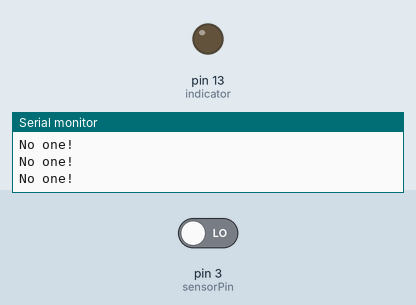
This sketch was run on a simulated Arduino Uno, built with avr-gcc and run on an emulated ATmega328P. On the bench: output pins drawn as LEDs (lit = HIGH), the last lines printed to the serial monitor. The test bench sets the inputs (shaded band); at power-on: pin 3 (sensorPin) LOW.

Above: at 1.8 s.
1.9 s: pin 3 (sensorPin) driven HIGH
At 3.1 s:
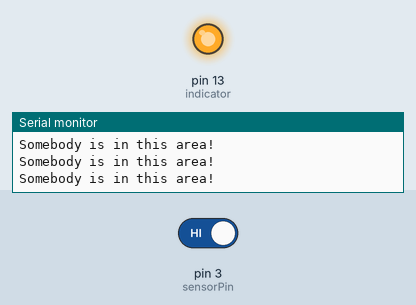
3.5 s: pin 3 (sensorPin) driven LOW
At 4.3 s:
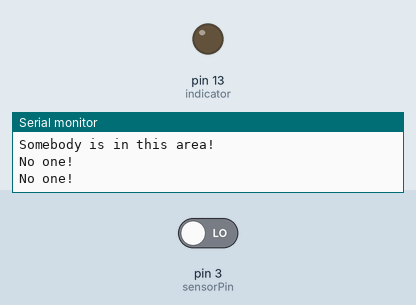
Timing chart, 0 to 6.5 s (numbered marks = the images above; inputs shaded):
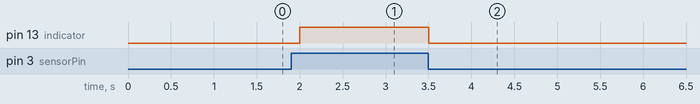

Measured:
- after the input at 1.9 s, pin 13 (indicator): LOW → HIGH after 0.10 s
- after the input at 3.5 s, pin 13 (indicator): HIGH → LOW at once

The sketch:

Project_11_PIR_Motion_Sensing.ino
```cpp
byte sensorPin = 3;
byte indicator = 13;
void setup()
{
  pinMode(sensorPin,INPUT);
  pinMode(indicator,OUTPUT);
  Serial.begin(9600);
}
void loop()
{
  byte state = digitalRead(sensorPin);
  digitalWrite(indicator,state);
  if(state == 1)Serial.println("Somebody is in this area!");
  else if(state == 0)Serial.println("No one!");
  delay(500);
}
```
